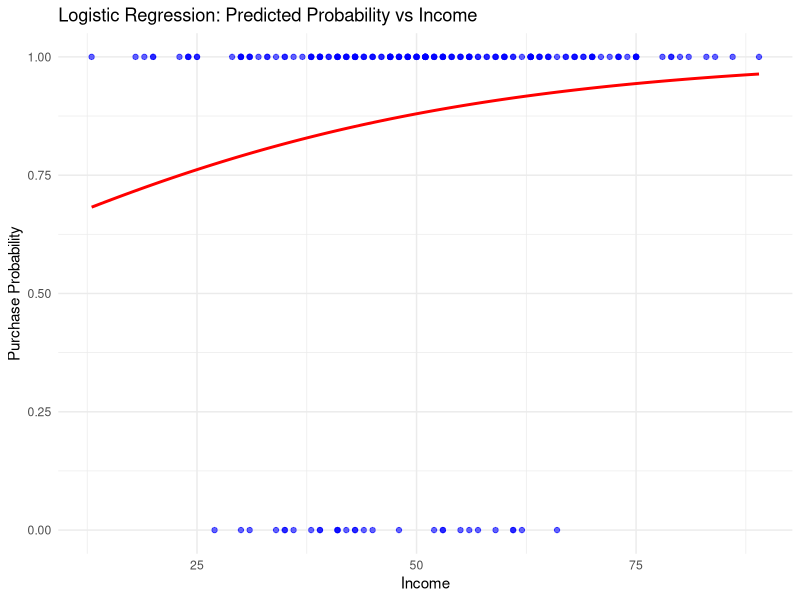

Source code (R):
library(ggplot2)

# Simulate data
set.seed(123)  # For reproducibility
n <- 200  # Number of observations
age <- round(rnorm(n, mean = 35, sd = 10))  # Generate random ages
income <- round(rnorm(n, mean = 50, sd = 15))  # Generate random incomes
buy <- rbinom(n, 1, prob = plogis(-4 + 0.1 * age + 0.05 * income))  # Purchase outcome

# Combine into a data frame
data <- data.frame(age, income, buy)

# View first few rows
head(data)

#fitting logistic regression model:
model <- glm(buy ~ age + income, family = binomial, data = data)

#Summary of the model:
summary(model)

#Predicted probabilities:
data$predicted_prob <- predict(model, type = "response")

# Example prediction:
new_customer <- data.frame(age = 40, income = 60)
predicted_prob_new <- predict(model, newdata = new_customer, type = "response")

cat("Predicted probability of purchase for the new customer: ", predicted_prob_new, "\n")

# Viz of predicted probabilities vs income - age is fixed
fixed_age <- 35
new_data <- data.frame(
  age = fixed_age,
  income = seq(min(data$income), max(data$income), length.out = 100)
)
new_data$predicted_prob <- predict(model, newdata = new_data, type = "response")

# Plot
ggplot(data, aes(x = income, y = buy)) +
  geom_point(alpha = 0.6, color = "blue") +
  geom_line(data = new_data, aes(x = income, y = predicted_prob), color = "red", size = 1) +
  labs(
    title = "Logistic Regression: Predicted Probability vs Income",
    x = "Income",
    y = "Purchase Probability"
  ) +
  theme_minimal()
